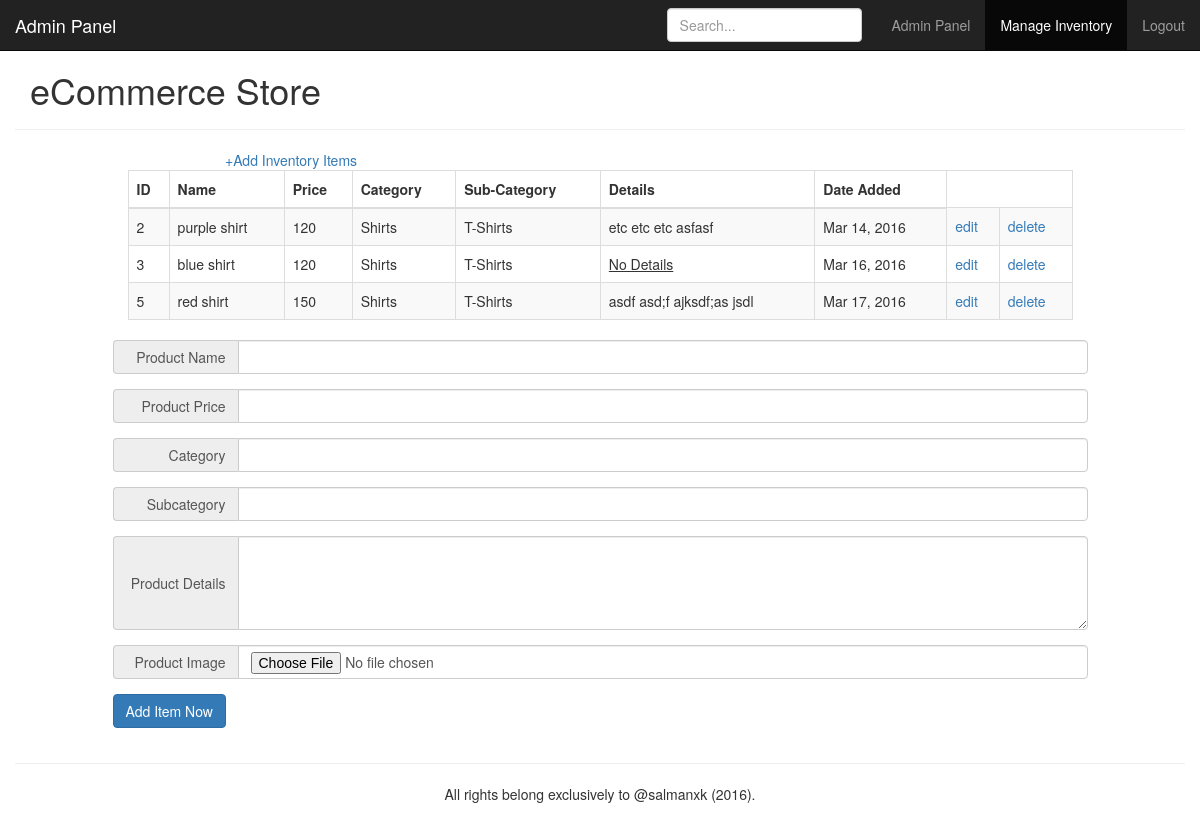
Page /storeadmin/inventory_list.php (signed in) on the committed database.
### tables this page shows
CREATE TABLE `products` (
  `id` int(11) NOT NULL,
  `product_name` varchar(255) NOT NULL,
  `price` varchar(16) NOT NULL,
  `details` text NOT NULL,
  `category` varchar(16) NOT NULL,
  `subcategory` varchar(16) NOT NULL,
  `date_added` date NOT NULL
);

### storeadmin/inventory_list.php (the view, shortened to what this page needs)
<!DOCTYPE html>
<htmL>
<head>
    <link rel="stylesheet" href="../css/bootstrap.min.css">
	<?php
	include "../connect_to_mysql_pdo.php";
	$product_list = "";
	$res = $dbh->prepare("SELECT * FROM products");
	$res->execute();
	$productCount = $res->rowCount();
	if ($productCount > 0) {
		while ($row = $res->fetch()) {
		    $id = $row['id'];
    		$product_name = $row['product_name'];
    		$product_price = $row['price'];
    		$product_cat = $row['category'];
    		$product_subcat = $row['subcategory'];
    		$product_details = substr($row['details'], 0, 25);
    		$check = $product_details;
    		if (strlen(trim($check)) == 0){
    			$product_details = "<u>No Details</u>";
    		}
    		$date_added = strftime("%b %d, %Y", strtotime($row["date_added"]));
    		$product_list .= "<tr><td>$id</td><td>$product_name</td><td>$product_price</td><td>$product_cat</td><td>$product_subcat</td><td>$product_details</td><td>$date_added</td><td><a href='inventory_edit.php?pid=$id'>edit</a></td><td><a href='inventory_list.php?deleteid=$id'>delete</a></td></tr>";
		}
	}
	else {
		$product_list = "you have no products listed in your store yet";
	}
	?>
</head>
<body>
<?php
	include_once("admin_header.php");
?>
<div class="container">
	<div class="row">
		<div class="col-xs-1 col-md-2">
		</div>
		<div class="col-xs-10 col-md-8">
			<a href="#">+Add Inventory Items</a>
		</div>
		<div class="col-xs-1 col-md-2">
		</div>
	</div>
	<div class="row">
		<div class="col-xs-0 col-md-1">
		</div>
		<div class="col-xs-12 col-md-10">
		<table class="table table-striped table-bordered">
			<thead>
				<tr><th>ID</th><th>Name</th><th>Price</th><th>Category</th><th>Sub-Category</th><th>Details</th><th>Date Added</th></tr>
			</thead>
			<tbody>
				<?php echo $product_list; ?>
			</tbody>
		</table>
		</div>
		<div class="col-xs-0 col-md-1">
		</div>
	</div>
	<div class="row">
		<div class="col-xs-0 col-md-1">
		</div>
		<div class="col-xs-12 col-md-10">
			<form id="form1" name="form1" method="post" action="inventory_list.php" class="form-horizontal" enctype="multipart/form-data">
				<div class="form-group">
				    <div class="input-group">
				    	<span class="input-group-addon">Product Name</span>
						<input name="fr_itemname" type="text" class="form-control" id="fr_itemname" placeholder=""/>
					</div>
				</div>
				<div class="form-group">
					<div class="input-group">
				    	<span class="input-group-addon">Product Price</span>
						<input name="fr_price" type="text" class="form-control" id="fr_price" placeholder="" />
					</div>
				</div>
				<div class="form-group">
					<div class="input-group">
				    	<span class="input-group-addon">Category</span>
						<input name="fr_category" type="text" class="form-control" id="fr_category" placeholder="" />
					</div>
				</div>
				<div class="form-group">
					<div class="input-group">
				    	<span class="input-group-addon">Subcategory</span>
						<input name="fr_subcategory" type="text" class="form-control" id="fr_subcategory" placeholder="" />
					</div>
				</div>
				<div class="form-group">
					<div class="input-group">
				    	<span class="input-group-addon">Product Details</span>
						<textarea name="fr_details" rows="4" class="form-control" id="fr_details" placeholder=""> </textarea>
					</div>
				</div>
				<div class="form-group">
					<div class="input-group">
				    	<span class="input-group-addon">Product Image</span>
						<input name="fr_image" type="file" class="form-control" id="fr_image" />
					</div>
				</div>
				<div class="form-group">
				<input name="button" type="submit" class="btn btn-default btn-primary" id="button" value="Add Item Now"/>
				</div>
			</form>
		</div>
		<div class="col-xs-0 col-md-1">
		</div>
	</div>
</div>
<?php include_once("../footer.php"); ?>
</body>
</htmL>

### storeadmin/admin_header.php (shortened to what this page needs)
<nav class="navbar navbar-inverse navbar-fixed-top">
	<div class="container-fluid">
		<div class="navbar-header">
			<a class="navbar-brand" href="index.php">Admin Panel</a>
		</div>
		<div id="navbar" class="navbar-collapse collapse">
			<ul class="nav navbar-nav navbar-right">
				<li class="<?php echo ($page == "index.php" ? "active" : "");?>"><a href="index.php">Admin Panel</a></li>
				<li class="<?php echo ($page == "inventory_list.php" ? "active" : "");?>"><a href="inventory_list.php">Manage Inventory</a></li>
				<li><a href="logout.php">Logout</a></li>
			</ul>
			<form class="navbar-form navbar-right">
				<input type="text" class="form-control" placeholder="Search...">
			</form>
		</div>
	</div>
</nav>
<div class="container head">
    <div class="row">
    	<div class="col-md-12 page-header">
    		<h1>eCommerce Store</h1>
     	</div>
    </div>
</div>

### footer.php
<div class="container">
   <div class="row">
   <hr>
      <p class="text-center">All rights belong exclusively to @salmanxk (2016).</p>
   </div>
</div>

### storeadmin/inventory_list.php (style rules this page uses)
.input-group-addon { min-width: 125px; text-align: right; }
body { padding-top: 10px; }

### rows in the picture
products: id "2", product_name "purple shirt", price "120", category "Shirts", subcategory "T-Shirts", details "etc etc etc asfasf", date_added "Mar 14, 2016"
products: id "3", product_name "blue shirt", price "120", category "Shirts", subcategory "T-Shirts", details "No Details", date_added "Mar 16, 2016"
products: id "5", product_name "red shirt", price "150", category "Shirts", subcategory "T-Shirts", details "asdf asd;f ajksdf;as jsdl", date_added "Mar 17, 2016"
